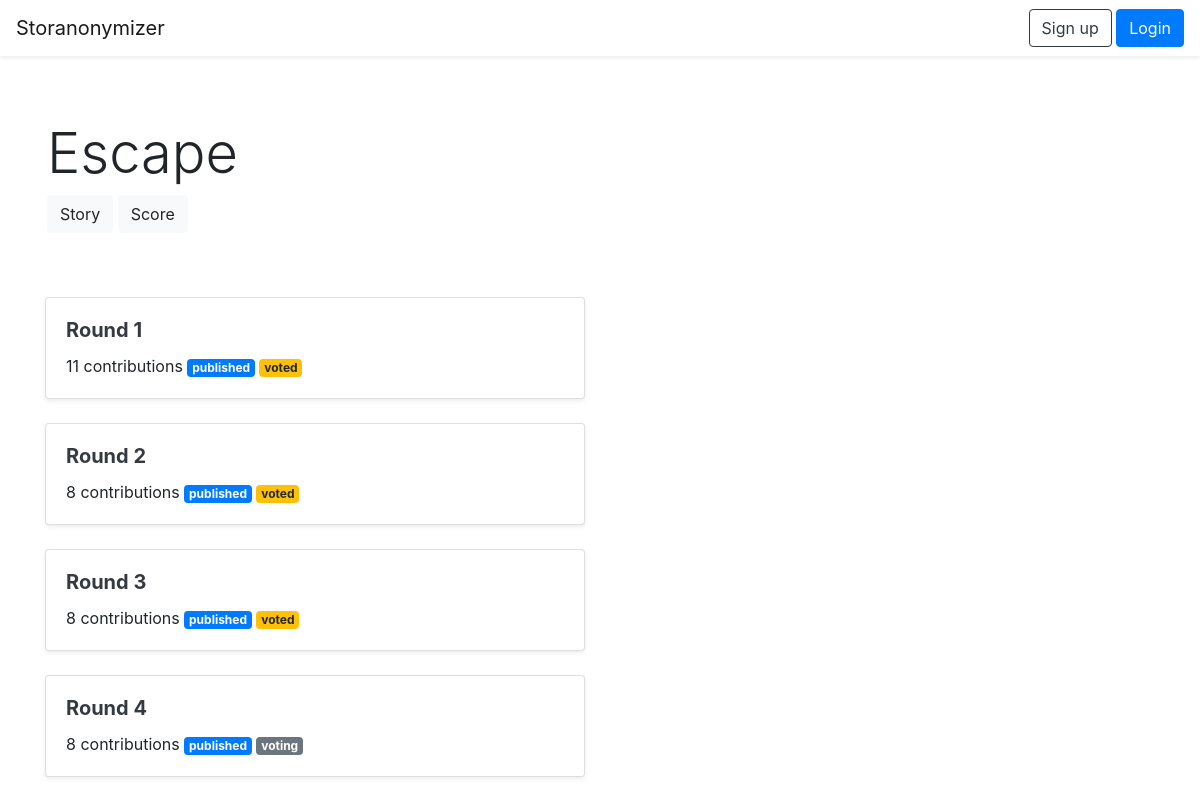
Page /story/782BEFB6 on the earlier database version.
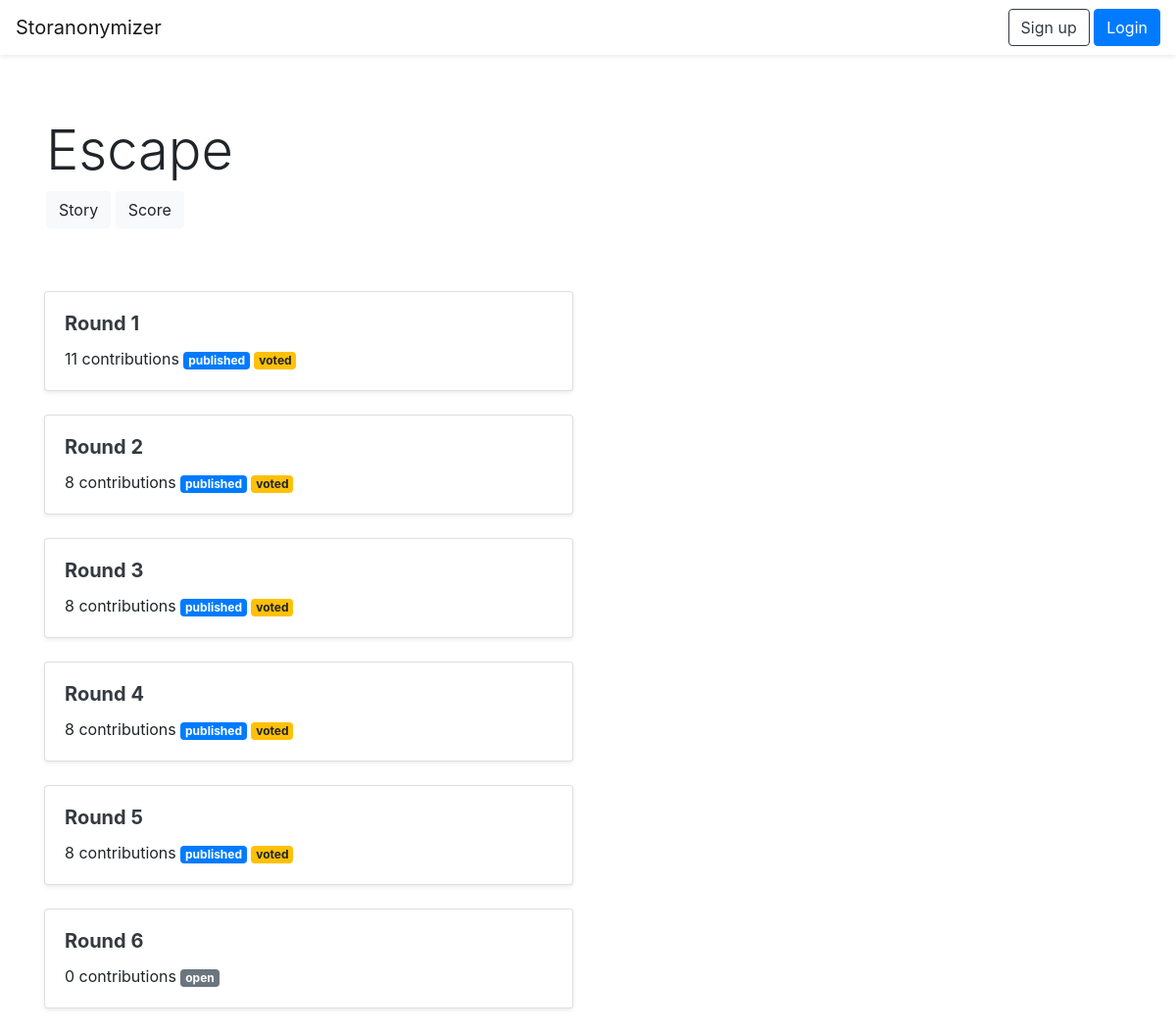
Same page on the later database version.
### storanonymizer/models.py (models this page shows, shortened)
class Story(db.Model):
	id = db.Column(db.Integer, primary_key=True)
	code = db.Column(db.String(), unique=True)
	name = db.Column(db.String())
	user_id = db.Column(db.Integer, db.ForeignKey("user.id"))
	rounds = db.relationship("Round", backref="story", lazy="select")

class Round(db.Model):
	id = db.Column(db.Integer, primary_key=True)
	name = db.Column(db.String())
	code = db.Column(db.String(), unique=True)
	contributions = db.relationship("Contribution", backref="round", lazy="select")
	votes = db.relationship("Vote", backref="round", lazy="select")
	winning_contribution_id = db.Column(db.String())
	story_id = db.Column(db.Integer, db.ForeignKey("story.id"))
	public_authors = db.Column(db.Boolean(), default=False)
	public_contributions = db.Column(db.Boolean(), default=False)
	voting = db.Column(db.Boolean(), default=False)
	public_votes = db.Column(db.Boolean(), default=False)

### storanonymizer/views.py (the view)
@app.route("/story/<story_code>")
def story(story_code):
	story = models.Story.query.filter_by(code=story_code).first_or_404()
	rounds = models.Round.query.filter_by(story_id=story.id).all()
	return render_template("story.html", story=story, rounds=rounds)

### storanonymizer/templates/story.html (shortened to what this page needs)
{% extends "base.html" %}
{% block content %}
<div class="jumbotron bg-white mb-0">
	<div class="container">
		<h1 class="display-4">{{ story.name }}</h1>
		<a class="btn btn-light" href="{{ url_for('full_story', story_code=story.code) }}">Story</a>
		<a class="btn btn-light" href="{{ url_for('story_scoreboard', story_code=story.code) }}">Score</a>
	</div>
</div>
<div class="container">
	{% for round in rounds %}
	<div class="row">
		<div class="col-12 col-md-6 mb-4">
			<div class="card shadow-sm">
				<div class="card-body">
					<h5 class="card-title"><a class="text-dark font-weight-bold" href="{{ url_for('round', round_code=round.code) }}">{{ round.name }}</a></h5>
					<p class="card-text">{{ round.contributions|length }} {% if round.contributions|length != 1 %}contributions{% else %}contribution{% endif %}{% if round.public_contributions%} <span class="badge badge-primary">published</span> {% else %} <span class="badge badge-secondary">open</span> {% endif %}{% if round.voting %} <span class="badge badge-secondary">voting</span> {% endif %}{% if round.public_votes %} <span class="badge badge-warning">voted</span> {% endif %}</p>
				</div>
			</div>
		</div>
	</div>
	{% endfor %}
</div>
{% endblock %}

### storanonymizer/templates/base.html (shortened to what this page needs)
<!doctype html>
<html lang="en">
	<head>
		<link rel="stylesheet" href="https://stackpath.bootstrapcdn.com/bootstrap/4.2.1/css/bootstrap.min.css">
	</head>
	<body>
		<nav class="navbar navbar-light bg-white shadow-sm">
			<a href="{{ url_for('index') }}" class="navbar-brand">Storanonymizer</a>
			<div class="dropdown dropleft">
				{% if current_user.is_authenticated %}
				<button class="btn btn-outline-secondary dropdown-toggle" type="button" id="userMenu" data-toggle="dropdown" aria-haspopup="true" aria-expanded="false">
					{{ current_user.name }}
				</button>
				<div class="dropdown-menu" aria-labelledby="userMenu">
					<a class="dropdown-item" href="{{ url_for('my_stories') }}">Your stories</a>
					<a class="dropdown-item" href="{{ url_for('my_contributions') }}">Your contributions</a>
					<a class="dropdown-item text-danger" href="{{ url_for('logout') }}">Log out</a>
				</div>
				{% else %}
				<div>
					<a class="btn btn-outline-dark" href="{{ url_for('register') }}">Sign up</a>
					<a class="btn btn-primary" href="{{ url_for('login') }}">Login</a>
				</div>
				{% endif %}
			</div>
		</nav>
		{% block content %}{% endblock %}
	</body>
</html>

Differences in the rows shown:
changed Round "Round 4": now shows "voted"; no longer shows "voting"
added Round: name "Round 5", contributions|length "8", public_contributions "published", public_votes "voted"
added Round: name "Round 6", contributions|length "0", public_contributions "open"
